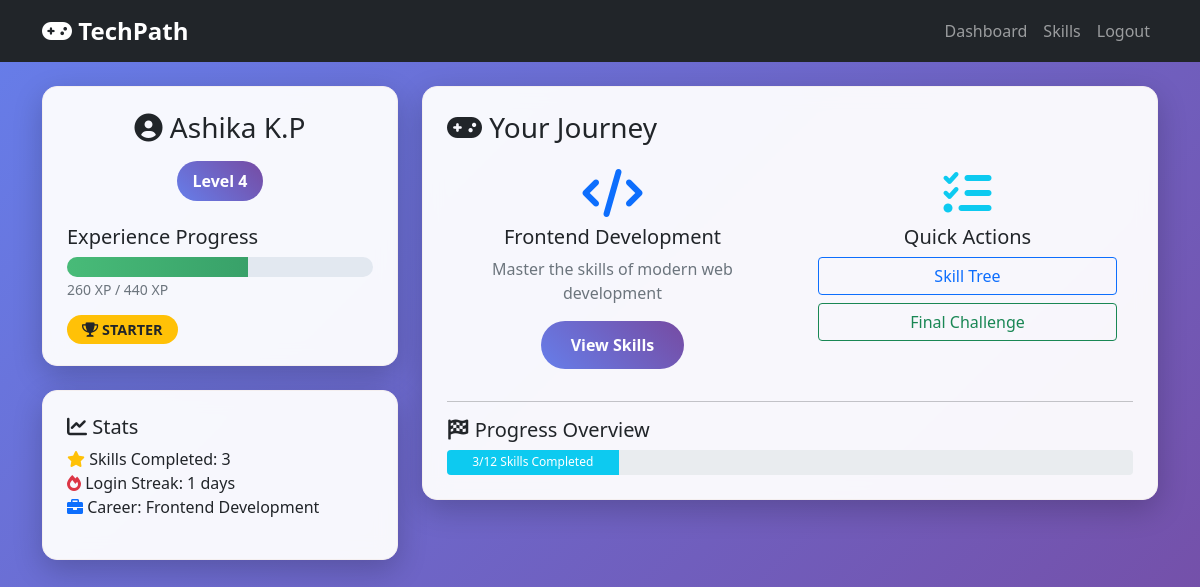
The page /dashboard (signed in) on the database its author committed.
### app.py (models this page shows)
class User(db.Model):
    id = db.Column(db.Integer, primary_key=True)
    name = db.Column(db.String(100))
    email = db.Column(db.String(100), unique=True)
    password = db.Column(db.String(100))
    xp = db.Column(db.Integer, default=0)
    level = db.Column(db.Integer, default=1)
    career = db.Column(db.String(100))
    badge = db.Column(db.String(100), default="Starter")
    skills_completed = db.Column(db.Integer, default=0)
    last_login = db.Column(db.DateTime)
    login_streak = db.Column(db.Integer, default=0)
    created_at = db.Column(db.DateTime, default=datetime.utcnow)

### app.py (the view)
@app.route("/dashboard")
def dashboard():
    if "user_id" not in session:
        return redirect("/login")
    user = User.query.get(session["user_id"])
    user.level = calculate_level(user.xp)
    if user.badge == "Career Finisher":
        user_skills = UserSkill.query.filter_by(user_id=user.id).all()
        completed_skills = [us for us in user_skills if us.completed]
        if len(completed_skills) < 8:
            user.badge = "Skill Builder" if user.skills_completed >= 5 else "Starter"
    db.session.commit()
    return render_template("dashboard.html", user=user)

### app.py (called while the page is built)
def calculate_level(xp):
    if xp < 60:
        return 1
    elif xp < 120:
        return 2
    elif xp < 180:
        return 3
    else:
        return 4

### templates/dashboard.html (shortened to what this page needs)
{% extends "base.html" %}
{% block content %}
<div class="row">
    <div class="col-md-4">
        <div class="game-card p-4 mb-4">
            <div class="text-center">
                <h3><i class="fas fa-user-circle"></i> {{ user.name }}</h3>
                <div class="level-badge mt-2">Level {{ user.level }}</div>
            </div>
<div class="mt-4">
    <h5>Experience Progress</h5>
    {% set max_xp = 440 %}
    {% set xp_percentage = (user.xp / max_xp) * 100 %}
    <div class="xp-bar">
        <div class="xp-progress" style="width: {{ xp_percentage }}%"></div>
    </div>
    <small class="text-muted">
        {{ user.xp }} XP / {{ max_xp }} XP
    </small>
</div>
            <div class="mt-3">
                <span class="badge-custom bg-warning">
                    <i class="fas fa-trophy"></i> {{ user.badge }}
                </span>
            </div>
        </div>
        <div class="game-card p-4">
            <h5><i class="fas fa-chart-line"></i> Stats</h5>
            <ul class="list-unstyled">
                <li><i class="fas fa-star text-warning"></i> Skills Completed: {{ user.skills_completed }}</li>
                <li><i class="fas fa-fire text-danger"></i> Login Streak: {{ user.login_streak }} days</li>
                <li><i class="fas fa-briefcase text-primary"></i> Career: {{ user.career or 'Not Chosen' }}</li>
            </ul>
        </div>
    </div>
    <div class="col-md-8">
        <div class="game-card p-4">
            <h3><i class="fas fa-gamepad"></i> Your Journey</h3>
            {% if not user.career %}
                <div class="text-center py-5">
                    <i class="fas fa-compass fa-4x text-muted mb-3"></i>
                    <h4>Choose Your Path</h4>
                    <p class="text-muted">Select a career to begin your skill development journey</p>
                    <a href="{{ url_for('careers') }}" class="btn btn-game btn-lg">Choose Career</a>
                </div>
            {% else %}
                <div class="row">
                    <div class="col-md-6">
                        <div class="text-center p-3">
                            <i class="fas fa-code fa-3x text-primary mb-2"></i>
                            <h5>{{ user.career }}</h5>
                            <p class="text-muted">Master the skills of modern web development</p>
                            <a href="{{ url_for('skills') }}" class="btn btn-game">View Skills</a>
                        </div>
                    </div>
                    <div class="col-md-6">
                        <div class="text-center p-3">
                            <i class="fas fa-tasks fa-3x text-success mb-2"></i>
                            <h5>Quick Actions</h5>
                            <div class="d-grid gap-2">
                                <a href="{{ url_for('skills') }}" class="btn btn-outline-primary">Skill Tree</a>
                                <a href="{{ url_for('final') }}" class="btn btn-outline-success">Final Challenge</a>
                            </div>
                        </div>
                    </div>
                </div>
                <hr>
                <h5><i class="fas fa-flag-checkered"></i> Progress Overview</h5>
                <div class="progress" style="height: 25px;">
                    {% set progress_percentage = (user.skills_completed / 12) * 100 %}
                    <div class="progress-bar bg-success" style="width: {{ progress_percentage }}%">
                        {{ user.skills_completed }}/12 Skills Completed
                    </div>
                </div>
            {% endif %}
        </div>
    </div>
</div>
{% endblock %}

### templates/base.html (style rules this page uses)
:root { --primary-color: #667eea; --secondary-color: #764ba2; --success-color: #48bb78; --warning-color: #f6ad55; --danger-color: #fc8181; --dark-color: #2d3748; --bs-secondary-rgb: 255, 255, 255; --bs-success-rgb: 13, 202, 240; --bs-text-opacity: 1; --bs-bg-opacity: 1; }
body { background: linear-gradient(135deg, #667eea 0%, #764ba2 100%); min-height: 100vh; font-family: 'Segoe UI', Tahoma, Geneva, Verdana, sans-serif; }
.game-card { background: rgba(255, 255, 255, 0.95); border-radius: 15px; box-shadow: 0 10px 30px rgba(0, 0, 0, 0.2); backdrop-filter: blur(10px); border: 1px solid rgb(244, 239, 239); }
.level-badge { background: linear-gradient(45deg, var(--primary-color), var(--secondary-color)); color: white; padding: 8px 16px; border-radius: 25px; font-weight: bold; display: inline-block; }
.xp-bar { background: #e2e8f0; border-radius: 10px; overflow: hidden; height: 20px; }
.xp-progress { background: linear-gradient(90deg, var(--success-color), #38a169); height: 100%; transition: width 0.5s ease; }
.badge-custom { padding: 5px 15px; border-radius: 20px; font-size: 0.9rem; font-weight: bold; text-transform: uppercase; }
.btn-game { background: linear-gradient(45deg, var(--primary-color), var(--secondary-color)); color: white; border: none; padding: 12px 30px; border-radius: 25px; font-weight: bold; transition: all 0.3s ease; }
.bg-success { background-color: rgba(var(--bs-success-rgb), var(--bs-bg-opacity)) !important; }

### rows shown on the page
User: name "Ashika K.P", level "4", xp "260", badge "STARTER", skills_completed "3", login_streak "1", career "Frontend Development"

### other values the page prints
{{ max_xp }} "440"
